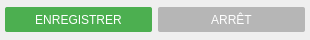
<?xml version="1.0" encoding="UTF-8"?>
<ui version="4.0">
 <class>GeneratorToolbar</class>
 <widget class="QWidget" name="GeneratorToolbar">
  <property name="geometry">
   <rect>
    <x>0</x>
    <y>0</y>
    <width>310</width>
    <height>40</height>
   </rect>
  </property>
  <property name="sizePolicy">
   <sizepolicy hsizetype="Maximum" vsizetype="Preferred">
    <horstretch>0</horstretch>
    <verstretch>0</verstretch>
   </sizepolicy>
  </property>
  <property name="minimumSize">
   <size>
    <width>0</width>
    <height>0</height>
   </size>
  </property>
  <property name="maximumSize">
   <size>
    <width>16777215</width>
    <height>16777215</height>
   </size>
  </property>
  <property name="windowTitle">
   <string>Form</string>
  </property>
  <property name="styleSheet">
   <string notr="true">border: 0px none transparent;</string>
  </property>
  <property name="locale">
   <locale language="French" country="France"/>
  </property>
  <layout class="QHBoxLayout" name="horizontalLayout">
   <property name="spacing">
    <number>6</number>
   </property>
   <property name="sizeConstraint">
    <enum>QLayout::SetNoConstraint</enum>
   </property>
   <property name="leftMargin">
    <number>5</number>
   </property>
   <property name="topMargin">
    <number>0</number>
   </property>
   <property name="rightMargin">
    <number>5</number>
   </property>
   <property name="bottomMargin">
    <number>0</number>
   </property>
   <item>
    <widget class="QPushButton" name="startGenerator">
     <property name="minimumSize">
      <size>
       <width>140</width>
       <height>0</height>
      </size>
     </property>
     <property name="styleSheet">
      <string notr="true">background-color: #4caf50;
font: 57 12pt &quot;Roboto Medium&quot;;
border-radius: 2px;
height: 25px;
color: white;
</string>
     </property>
     <property name="text">
      <string>ENREGISTRER</string>
     </property>
    </widget>
   </item>
   <item>
    <widget class="QPushButton" name="stopGenerator">
     <property name="minimumSize">
      <size>
       <width>100</width>
       <height>0</height>
      </size>
     </property>
     <property name="styleSheet">
      <string notr="true">background-color: #b6b6b6;
font: 57 12pt &quot;Roboto Medium&quot;;
border-radius: 2px;
height: 25px;
color: white;
</string>
     </property>
     <property name="text">
      <string>ARRÊT</string>
     </property>
    </widget>
   </item>
  </layout>
 </widget>
 <resources/>
 <connections/>
</ui>
